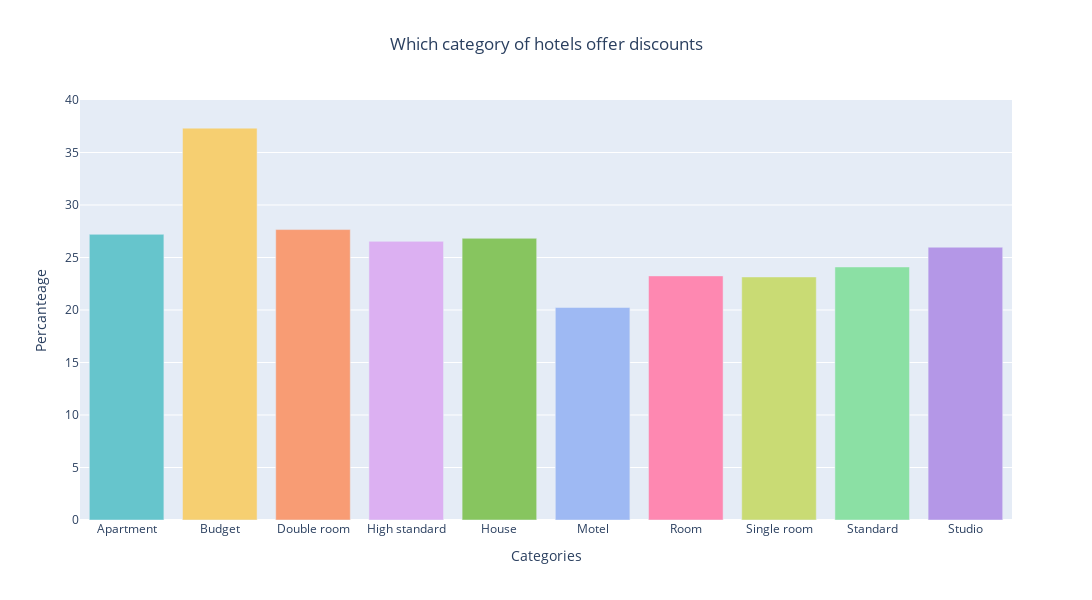

Notebook cell for this chart:
### Markdown cell above
![](img_plots/9_scatter_plot_distances_prices.png)

### Code cell
# 10. Create a bar chart to show which categories of hotels offer discounts 

# apply classify_discriptions function to 'hotels_with_discount_price' dataframe and create new column calls category 
hotels_with_discount_price['category'] = hotels_with_discount_price['discriptions'].map(lambda description: classify_discriptions(description))

def modify_df(df):

    df = df['category'].value_counts().reset_index()
    df.rename(columns={'category': 'frequency', 'index' : 'category'}, inplace=True)
    
    return df

df1 = modify_df(hotels_with_discount_price)
df1.sort_values(by = 'category', inplace=True, ignore_index=True)

df2 = modify_df(hotels_categories)
df2 = df2[df2.index != 9]
df2.sort_values(by = 'category', inplace=True, ignore_index=True)

df3 = pd.concat([df1, df2], join = 'inner', ignore_index=False, axis = 1)
df3.columns = [f'column {i}' for i,_ in enumerate(df3.columns)]
df3['percantage'] = round((df3['column 1'] / df3['column 3'])*100,2)

# creating bar chart 
categories_bar_chart = px.bar(data_frame=df3, 
    y = 'percantage', 
    x = 'column 0', 
    color = 'column 0', 
    color_discrete_sequence=px.colors.qualitative.Pastel,
    width=1200,
    height=600,
    title="Which category of hotels offer discounts"
)

categories_bar_chart.update_xaxes(title_text='Categories')
categories_bar_chart.update_yaxes(title_text = 'Percanteage')
categories_bar_chart.update_layout(title={'text': 'Which category of hotels offer discounts', 'x': .5}, yaxis_range=[0,40], showlegend=False)

### Figure 1 — Plotly figure (JSON) as saved in the notebook; plotly's stock layout.template omitted (floating-point values rounded to 4 significant figures)
{"data": [{"alignmentgroup": "True", "hovertemplate": "column 0=%{x}<br>percantage=%{y}<extra></extra>", "legendgroup": "Apartment", "marker": {"color": "rgb(102, 197, 204)", "pattern": {"shape": ""}}, "name": "Apartment", "offsetgroup": "Apartment", "orientation": "v", "showlegend": true, "textposition": "auto", "type": "bar", "x": ["Apartment"], "xaxis": "x", "y": [27.21], "yaxis": "y"}, {"alignmentgroup": "True", "hovertemplate": "column 0=%{x}<br>percantage=%{y}<extra></extra>", "legendgroup": "Budget", "marker": {"color": "rgb(246, 207, 113)", "pattern": {"shape": ""}}, "name": "Budget", "offsetgroup": "Budget", "orientation": "v", "showlegend": true, "textposition": "auto", "type": "bar", "x": ["Budget"], "xaxis": "x", "y": [37.32], "yaxis": "y"}, {"alignmentgroup": "True", "hovertemplate": "column 0=%{x}<br>percantage=%{y}<extra></extra>", "legendgroup": "Double room", "marker": {"color": "rgb(248, 156, 116)", "pattern": {"shape": ""}}, "name": "Double room", "offsetgroup": "Double room", "orientation": "v", "showlegend": true, "textposition": "auto", "type": "bar", "x": ["Double room"], "xaxis": "x", "y": [27.66], "yaxis": "y"}, {"alignmentgroup": "True", "hovertemplate": "column 0=%{x}<br>percantage=%{y}<extra></extra>", "legendgroup": "High standard", "marker": {"color": "rgb(220, 176, 242)", "pattern": {"shape": ""}}, "name": "High standard", "offsetgroup": "High standard", "orientation": "v", "showlegend": true, "textposition": "auto", "type": "bar", "x": ["High standard"], "xaxis": "x", "y": [26.54], "yaxis": "y"}, {"alignmentgroup": "True", "hovertemplate": "column 0=%{x}<br>percantage=%{y}<extra></extra>", "legendgroup": "House", "marker": {"color": "rgb(135, 197, 95)", "pattern": {"shape": ""}}, "name": "House", "offsetgroup": "House", "orientation": "v", "showlegend": true, "textposition": "auto", "type": "bar", "x": ["House"], "xaxis": "x", "y": [26.83], "yaxis": "y"}, {"alignmentgroup": "True", "hovertemplate": "column 0=%{x}<br>percantage=%{y}<extra></extra>", "legendgroup": "Motel", "marker": {"color": "rgb(158, 185, 243)", "pattern": {"shape": ""}}, "name": "Motel", "offsetgroup": "Motel", "orientation": "v", "showlegend": true, "textposition": "auto", "type": "bar", "x": ["Motel"], "xaxis": "x", "y": [20.24], "yaxis": "y"}, {"alignmentgroup": "True", "hovertemplate": "column 0=%{x}<br>percantage=%{y}<extra></extra>", "legendgroup": "Room", "marker": {"color": "rgb(254, 136, 177)", "pattern": {"shape": ""}}, "name": "Room", "offsetgroup": "Room", "orientation": "v", "showlegend": true, "textposition": "auto", "type": "bar", "x": ["Room"], "xaxis": "x", "y": [23.25], "yaxis": "y"}, {"alignmentgroup": "True", "hovertemplate": "column 0=%{x}<br>percantage=%{y}<extra></extra>", "legendgroup": "Single room", "marker": {"color": "rgb(201, 219, 116)", "pattern": {"shape": ""}}, "name": "Single room", "offsetgroup": "Single room", "orientation": "v", "showlegend": true, "textposition": "auto", "type": "bar", "x": ["Single room"], "xaxis": "x", "y": [23.15], "yaxis": "y"}, {"alignmentgroup": "True", "hovertemplate": "column 0=%{x}<br>percantage=%{y}<extra></extra>", "legendgroup": "Standard", "marker": {"color": "rgb(139, 224, 164)", "pattern": {"shape": ""}}, "name": "Standard", "offsetgroup": "Standard", "orientation": "v", "showlegend": true, "textposition": "auto", "type": "bar", "x": ["Standard"], "xaxis": "x", "y": [24.1], "yaxis": "y"}, {"alignmentgroup": "True", "hovertemplate": "column 0=%{x}<br>percantage=%{y}<extra></extra>", "legendgroup": "Studio", "marker": {"color": "rgb(180, 151, 231)", "pattern": {"shape": ""}}, "name": "Studio", "offsetgroup": "Studio", "orientation": "v", "showlegend": true, "textposition": "auto", "type": "bar", "x": ["Studio"], "xaxis": "x", "y": [25.98], "yaxis": "y"}], "layout": {"barmode": "relative", "height": 600, "legend": {"title": {"text": "column 0"}, "tracegroupgap": 0}, "showlegend": false, "title": {"text": "Which category of hotels offer discounts", "x": 0.5}, "width": 1200, "xaxis": {"anchor": "y", "categoryarray": ["Apartment", "Budget", "Double room", "High standard", "House", "Motel", "Room", "Single room", "Standard", "Studio"], "categoryorder": "array", "domain": [0, 1], "title": {"text": "Categories"}}, "yaxis": {"anchor": "x", "domain": [0, 1], "range": [0, 40], "title": {"text": "Percanteage"}}}}
